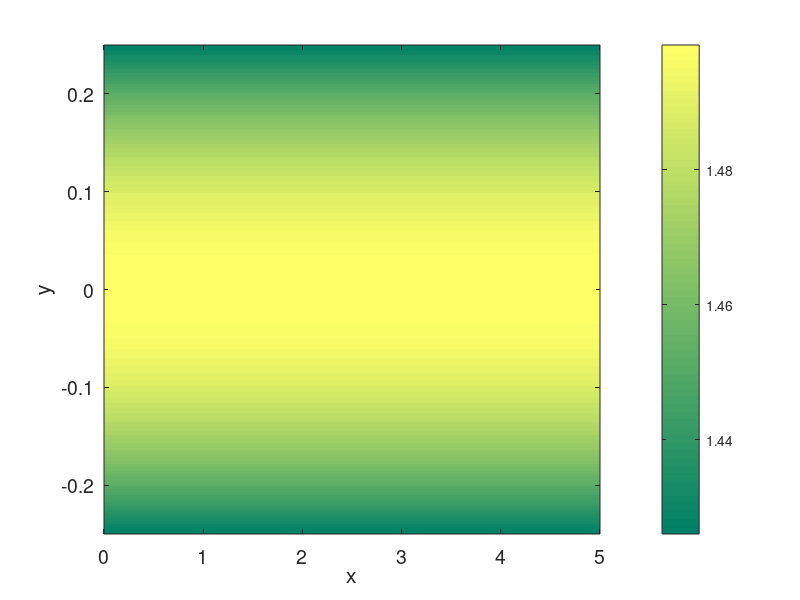

MATLAB code for this plot: (Note: this script raises an error after producing the figure.)
% Specify dimensions of GRIN
x_min = 0;
x_max = 5;
y_min = -0.25;
y_max = 0.25;

% Specify grid
Q = 100;            % number of grid points across y axis
delta = ( y_max - y_min ) / Q;      % separation between grid points

y = y_min : delta : y_max;      % y-axis
x = x_min : delta : x_max;      % x-axis
[X, Y] = meshgrid(x, y);

% Note: x_max - x_min should be an integer multiple of delta

% Specify index profile of GRIN
n0 = 1.5;                       % base index
kappa = 2*pi*sqrt(n0)/5;        % quadratic parameter
n_profile = n0 - 0.5 * ( kappa ^ 2 * Y .^2 );

% Note: periodicity for paraxial rays is T = 2*pi*sqrt(n0) / kappa

% Plot index profile
figure;
[~, h] = contourf(x, y, n_profile, 50);
set(h,'ShowText','off','TextStep',get(h,'LevelStep')*0);
set(h,'LineStyle','none');
set(gca,'FontSize',14);
xlabel('x');
ylabel('y');
colormap('summer');
colorbar('location','eastoutside');
set(gca,'FontSize',14);

% Calculate partial derivatives dn/dx and dn/dy
[Dx, Dy] = gradient(n_profile, delta, delta);

% Calculate 2nd partial derivatives
[Dxx, Dxy] = gradient(Dx, delta, delta);
[Dyx, Dyy] = gradient(Dy, delta, delta);

% Specify initial conditions
y0 = 0.01;
theta0 = 0;

foo = true;

% Specify ray trace parameters
dt = delta / 3;

[X_trace, Y_trace, OPL, ~] = getRayTrajectory(n_profile, Dx, Dy, ...
    Dxx, Dxy, Dyx, Dyy, x_min, x_max, y_min, y_max, delta, dt, ...
    y0, theta0);
hold on;
plot(X_trace, Y_trace, 'r', 'LineWidth', 2);